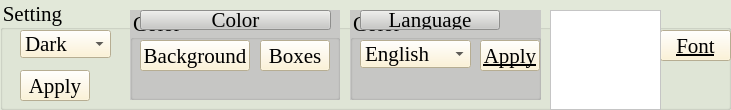
   <widget class="QGroupBox" name="themebox">
    <property name="enabled">
     <bool>true</bool>
    </property>
    <property name="geometry">
     <rect>
      <x>20</x>
      <y>630</y>
      <width>731</width>
      <height>110</height>
     </rect>
    </property>
    <property name="font">
     <font>
      <family>Times New Roman</family>
      <pointsize>16</pointsize>
      <weight>9</weight>
      <italic>false</italic>
      <bold>false</bold>
     </font>
    </property>
    <property name="styleSheet">
     <string notr="true">background-color: rgb(226, 232, 217);
font: 75 16pt &quot;Times New Roman&quot;;</string>
    </property>
    <property name="title">
     <string>Setting</string>
    </property>
    <widget class="QLabel" name="abcd1_3">
     <property name="enabled">
      <bool>true</bool>
     </property>
     <property name="geometry">
      <rect>
       <x>120</x>
       <y>170</y>
       <width>41</width>
       <height>20</height>
      </rect>
     </property>
     <property name="font">
      <font>
       <family>Monotype Corsiva</family>
       <pointsize>14</pointsize>
       <weight>50</weight>
       <italic>true</italic>
       <bold>false</bold>
      </font>
     </property>
     <property name="styleSheet">
      <string notr="true">font: italic 14pt &quot;Monotype Corsiva&quot;;</string>
     </property>
     <property name="text">
      <string>Score</string>
     </property>
    </widget>
    <widget class="QLabel" name="abcd_2">
     <property name="enabled">
      <bool>true</bool>
     </property>
     <property name="geometry">
      <rect>
       <x>0</x>
       <y>170</y>
       <width>101</width>
       <height>20</height>
      </rect>
     </property>
     <property name="font">
      <font>
       <family>Monotype Corsiva</family>
       <pointsize>14</pointsize>
       <weight>50</weight>
       <italic>true</italic>
       <bold>false</bold>
      </font>
     </property>
     <property name="styleSheet">
      <string notr="true">font: italic 14pt &quot;Monotype Corsiva&quot;;</string>
     </property>
     <property name="text">
      <string>ABCD Result</string>
     </property>
    </widget>
    <widget class="QLabel" name="abcd1_4">
     <property name="enabled">
      <bool>true</bool>
     </property>
     <property name="geometry">
      <rect>
       <x>10</x>
       <y>130</y>
       <width>131</width>
       <height>20</height>
      </rect>
     </property>
     <property name="font">
      <font>
       <family>Monotype Corsiva</family>
       <pointsize>14</pointsize>
       <weight>50</weight>
       <italic>true</italic>
       <bold>false</bold>
      </font>
     </property>
     <property name="styleSheet">
      <string notr="true">font: italic 14pt &quot;Monotype Corsiva&quot;;</string>
     </property>
     <property name="text">
      <string/>
     </property>
    </widget>
    <widget class="QComboBox" name="ThemeComboBox">
     <property name="enabled">
      <bool>true</bool>
     </property>
     <property name="geometry">
      <rect>
       <x>20</x>
       <y>30</y>
       <width>91</width>
       <height>28</height>
      </rect>
     </property>
     <property name="palette">
      <palette>
       <active>
        <colorrole role="Button">
         <brush brushstyle="SolidPattern">
          <color alpha="255">
           <red>255</red>
           <green>242</green>
           <blue>204</blue>
          </color>
         </brush>
        </colorrole>
        <colorrole role="Base">
         <brush brushstyle="SolidPattern">
          <color alpha="255">
           <red>255</red>
           <green>242</green>
           <blue>204</blue>
          </color>
         </brush>
        </colorrole>
        <colorrole role="Window">
         <brush brushstyle="SolidPattern">
          <color alpha="255">
           <red>255</red>
           <green>242</green>
           <blue>204</blue>
          </color>
         </brush>
        </colorrole>
       </active>
       <inactive>
        <colorrole role="Button">
         <brush brushstyle="SolidPattern">
          <color alpha="255">
           <red>255</red>
           <green>242</green>
           <blue>204</blue>
          </color>
         </brush>
        </colorrole>
        <colorrole role="Base">
         <brush brushstyle="SolidPattern">
          <color alpha="255">
           <red>255</red>
           <green>242</green>
           <blue>204</blue>
          </color>
         </brush>
        </colorrole>
        <colorrole role="Window">
         <brush brushstyle="SolidPattern">
          <color alpha="255">
           <red>255</red>
           <green>242</green>
           <blue>204</blue>
          </color>
         </brush>
        </colorrole>
       </inactive>
       <disabled>
        <colorrole role="Button">
         <brush brushstyle="SolidPattern">
          <color alpha="255">
           <red>255</red>
           <green>242</green>
           <blue>204</blue>
          </color>
         </brush>
        </colorrole>
        <colorrole role="Base">
         <brush brushstyle="SolidPattern">
          <color alpha="255">
           <red>255</red>
           <green>242</green>
           <blue>204</blue>
          </color>
         </brush>
        </colorrole>
        <colorrole role="Window">
         <brush brushstyle="SolidPattern">
          <color alpha="255">
           <red>255</red>
           <green>242</green>
           <blue>204</blue>
          </color>
         </brush>
        </colorrole>
       </disabled>
      </palette>
     </property>
     <property name="font">
      <font>
       <family>Times New Roman</family>
       <pointsize>16</pointsize>
       <weight>9</weight>
       <italic>false</italic>
       <bold>false</bold>
      </font>
     </property>
     <property name="focusPolicy">
      <enum>Qt::NoFocus</enum>
     </property>
     <property name="styleSheet">
      <string notr="true">background-color: rgb(255, 242, 204);
font: 75 16pt &quot;Times New Roman&quot;;</string>
     </property>
     <item>
      <property name="text">
       <string>Dark</string>
      </property>
     </item>
     <item>
      <property name="text">
       <string>Bright</string>
      </property>
     </item>
     <item>
      <property name="text">
       <string>Default</string>
      </property>
     </item>
    </widget>
    <widget class="QPushButton" name="pushButtonFont">
     <property name="geometry">
      <rect>
       <x>660</x>
       <y>30</y>
       <width>71</width>
       <height>31</height>
      </rect>
     </property>
     <property name="font">
      <font>
       <family>Times New Roman</family>
       <pointsize>16</pointsize>
       <weight>9</weight>
       <italic>false</italic>
       <bold>false</bold>
       <underline>true</underline>
      </font>
     </property>
     <property name="styleSheet">
      <string notr="true">background-color: rgb(255, 242, 204);
font: 75 16pt &quot;Times New Roman&quot;;</string>
     </property>
     <property name="text">
      <string>Font</string>
     </property>
    </widget>
    <widget class="QPushButton" name="pushButtonTheme">
     <property name="geometry">
      <rect>
       <x>20</x>
       <y>70</y>
       <width>70</width>
       <height>31</height>
      </rect>
     </property>
     <property name="font">
      <font>
       <family>Times New Roman</family>
       <pointsize>16</pointsize>
       <weight>9</weight>
       <italic>false</italic>
       <bold>false</bold>
      </font>
     </property>
     <property name="styleSheet">
      <string notr="true">background-color: rgb(255, 242, 204);
font: 75 16pt &quot;Times New Roman&quot;;</string>
     </property>
     <property name="text">
      <string>Apply</string>
     </property>
    </widget>
    <widget class="QGraphicsView" name="fig_flag">
     <property name="enabled">
      <bool>true</bool>
     </property>
     <property name="geometry">
      <rect>
       <x>550</x>
       <y>10</y>
       <width>111</width>
       <height>100</height>
      </rect>
     </property>
     <property name="styleSheet">
      <string notr="true">background-color: rgb(255, 255, 255);</string>
     </property>
    </widget>
    <widget class="QGroupBox" name="themebox_2">
     <property name="enabled">
      <bool>true</bool>
     </property>
     <property name="geometry">
      <rect>
       <x>130</x>
       <y>10</y>
       <width>210</width>
       <height>90</height>
      </rect>
     </property>
     <property name="font">
      <font>
       <family>Times New Roman</family>
       <pointsize>16</pointsize>
       <weight>9</weight>
       <italic>false</italic>
       <bold>false</bold>
      </font>
     </property>
     <property name="styleSheet">
      <string notr="true">background-color: rgb(200, 200, 198);
font: 75 16pt &quot;Times New Roman&quot;;</string>
     </property>
     <property name="title">
      <string>Color</string>
     </property>
     <widget class="QLabel" name="abcd1_7">
      <property name="enabled">
       <bool>true</bool>
      </property>
      <property name="geometry">
       <rect>
        <x>120</x>
        <y>170</y>
        <width>41</width>
        <height>20</height>
       </rect>
      </property>
      <property name="font">
       <font>
        <family>Monotype Corsiva</family>
        <pointsize>14</pointsize>
        <weight>50</weight>
        <italic>true</italic>
        <bold>false</bold>
       </font>
      </property>
      <property name="styleSheet">
       <string notr="true">font: italic 14pt &quot;Monotype Corsiva&quot;;</string>
      </property>
      <property name="text">
       <string>Score</string>
      </property>
     </widget>
     <widget class="QLabel" name="abcd_4">
      <property name="enabled">
       <bool>true</bool>
      </property>
      <property name="geometry">
       <rect>
        <x>0</x>
        <y>170</y>
        <width>101</width>
        <height>20</height>
       </rect>
      </property>
      <property name="font">
       <font>
        <family>Monotype Corsiva</family>
        <pointsize>14</pointsize>
        <weight>50</weight>
        <italic>true</italic>
        <bold>false</bold>
       </font>
      </property>
      <property name="styleSheet">
       <string notr="true">font: italic 14pt &quot;Monotype Corsiva&quot;;</string>
      </property>
      <property name="text">
       <string>ABCD Result</string>
      </property>
     </widget>
     <widget class="QLabel" name="abcd1_8">
      <property name="enabled">
       <bool>true</bool>
      </property>
      <property name="geometry">
       <rect>
        <x>10</x>
        <y>130</y>
        <width>131</width>
        <height>20</height>
       </rect>
      </property>
      <property name="font">
       <font>
        <family>Monotype Corsiva</family>
        <pointsize>14</pointsize>
        <weight>50</weight>
        <italic>true</italic>
        <bold>false</bold>
       </font>
      </property>
      <property name="styleSheet">
       <string notr="true">font: italic 14pt &quot;Monotype Corsiva&quot;;</string>
      </property>
      <property name="text">
       <string/>
      </property>
     </widget>
     <widget class="QPushButton" name="color111">
      <property name="geometry">
       <rect>
        <x>10</x>
        <y>0</y>
        <width>191</width>
        <height>20</height>
       </rect>
      </property>
      <property name="font">
       <font>
        <family>Times New Roman</family>
        <pointsize>16</pointsize>
        <weight>9</weight>
        <italic>false</italic>
        <bold>false</bold>
        <underline>true</underline>
       </font>
      </property>
      <property name="styleSheet">
       <string notr="true">background-color: rgb(200, 200, 198);
font: 75 16pt &quot;Times New Roman&quot;;</string>
      </property>
      <property name="text">
       <string>Color</string>
      </property>
     </widget>
     <widget class="QPushButton" name="pushButtonColor1">
      <property name="geometry">
       <rect>
        <x>10</x>
        <y>30</y>
        <width>110</width>
        <height>31</height>
       </rect>
      </property>
      <property name="font">
       <font>
        <family>Times New Roman</family>
        <pointsize>16</pointsize>
        <weight>9</weight>
        <italic>false</italic>
        <bold>false</bold>
       </font>
      </property>
      <property name="styleSheet">
       <string notr="true">background-color: rgb(255, 242, 204);
font: 75 16pt &quot;Times New Roman&quot;;</string>
      </property>
      <property name="text">
       <string>Background</string>
      </property>
     </widget>
     <widget class="QPushButton" name="pushButtonColor2">
      <property name="geometry">
       <rect>
        <x>130</x>
        <y>30</y>
        <width>70</width>
        <height>31</height>
       </rect>
      </property>
      <property name="font">
       <font>
        <family>Times New Roman</family>
        <pointsize>16</pointsize>
        <weight>9</weight>
        <italic>false</italic>
        <bold>false</bold>
       </font>
      </property>
      <property name="styleSheet">
       <string notr="true">background-color: rgb(255, 242, 204);
font: 75 16pt &quot;Times New Roman&quot;;</string>
      </property>
      <property name="text">
       <string>Boxes</string>
      </property>
     </widget>
    </widget>
    <widget class="QGroupBox" name="themebox_3">
     <property name="enabled">
      <bool>true</bool>
     </property>
     <property name="geometry">
      <rect>
       <x>350</x>
       <y>10</y>
       <width>191</width>
       <height>90</height>
      </rect>
     </property>
     <property name="font">
      <font>
       <family>Times New Roman</family>
       <pointsize>16</pointsize>
       <weight>9</weight>
       <italic>false</italic>
       <bold>false</bold>
      </font>
     </property>
     <property name="styleSheet">
      <string notr="true">background-color: rgb(200, 200, 198);
font: 75 16pt &quot;Times New Roman&quot;;</string>
     </property>
     <property name="title">
      <string>Color</string>
     </property>
     <widget class="QLabel" name="abcd1_9">
      <property name="enabled">
       <bool>true</bool>
      </property>
      <property name="geometry">
       <rect>
        <x>120</x>
        <y>170</y>
        <width>41</width>
        <height>20</height>
       </rect>
      </property>
      <property name="font">
       <font>
        <family>Monotype Corsiva</family>
        <pointsize>14</pointsize>
        <weight>50</weight>
        <italic>true</italic>
        <bold>false</bold>
       </font>
      </property>
      <property name="styleSheet">
       <string notr="true">font: italic 14pt &quot;Monotype Corsiva&quot;;</string>
      </property>
      <property name="text">
       <string>Score</string>
      </property>
     </widget>
     <widget class="QLabel" name="abcd_5">
      <property name="enabled">
       <bool>true</bool>
      </property>
      <property name="geometry">
       <rect>
        <x>0</x>
        <y>170</y>
        <width>101</width>
        <height>20</height>
       </rect>
      </property>
      <property name="font">
       <font>
        <family>Monotype Corsiva</family>
        <pointsize>14</pointsize>
        <weight>50</weight>
        <italic>true</italic>
        <bold>false</bold>
       </font>
      </property>
      <property name="styleSheet">
       <string notr="true">font: italic 14pt &quot;Monotype Corsiva&quot;;</string>
      </property>
      <property name="text">
       <string>ABCD Result</string>
      </property>
     </widget>
     <widget class="QLabel" name="abcd1_10">
      <property name="enabled">
       <bool>true</bool>
      </property>
      <property name="geometry">
       <rect>
        <x>10</x>
        <y>130</y>
        <width>131</width>
        <height>20</height>
       </rect>
      </property>
      <property name="font">
       <font>
        <family>Monotype Corsiva</family>
        <pointsize>14</pointsize>
        <weight>50</weight>
        <italic>true</italic>
        <bold>false</bold>
       </font>
      </property>
      <property name="styleSheet">
       <string notr="true">font: italic 14pt &quot;Monotype Corsiva&quot;;</string>
      </property>
      <property name="text">
       <string/>
      </property>
     </widget>
     <widget class="QPushButton" name="color111_2">
      <property name="geometry">
       <rect>
        <x>10</x>
        <y>0</y>
        <width>140</width>
        <height>20</height>
       </rect>
      </property>
      <property name="font">
       <font>
        <family>Times New Roman</family>
        <pointsize>16</pointsize>
        <weight>9</weight>
        <italic>false</italic>
        <bold>false</bold>
        <underline>true</underline>
       </font>
      </property>
      <property name="styleSheet">
       <string notr="true">background-color: rgb(200, 200, 198);
font: 75 16pt &quot;Times New Roman&quot;;</string>
      </property>
      <property name="text">
       <string>Language</string>
      </property>
     </widget>
     <widget class="QComboBox" name="languageComboBox">
      <property name="enabled">
       <bool>true</bool>
      </property>
      <property name="geometry">
       <rect>
        <x>10</x>
        <y>30</y>
        <width>111</width>
        <height>28</height>
       </rect>
      </property>
      <property name="palette">
       <palette>
        <active>
         <colorrole role="Button">
          <brush brushstyle="SolidPattern">
           <color alpha="255">
            <red>255</red>
            <green>242</green>
            <blue>204</blue>
           </color>
          </brush>
         </colorrole>
         <colorrole role="Base">
          <brush brushstyle="SolidPattern">
           <color alpha="255">
            <red>255</red>
            <green>242</green>
            <blue>204</blue>
           </color>
          </brush>
         </colorrole>
         <colorrole role="Window">
          <brush brushstyle="SolidPattern">
           <color alpha="255">
            <red>255</red>
            <green>242</green>
            <blue>204</blue>
           </color>
          </brush>
         </colorrole>
        </active>
        <inactive>
         <colorrole role="Button">
          <brush brushstyle="SolidPattern">
           <color alpha="255">
            <red>255</red>
            <green>242</green>
            <blue>204</blue>
           </color>
          </brush>
         </colorrole>
         <colorrole role="Base">
          <brush brushstyle="SolidPattern">
           <color alpha="255">
            <red>255</red>
            <green>242</green>
            <blue>204</blue>
           </color>
          </brush>
         </colorrole>
         <colorrole role="Window">
          <brush brushstyle="SolidPattern">
           <color alpha="255">
            <red>255</red>
            <green>242</green>
            <blue>204</blue>
           </color>
          </brush>
         </colorrole>
        </inactive>
        <disabled>
         <colorrole role="Button">
          <brush brushstyle="SolidPattern">
           <color alpha="255">
            <red>255</red>
            <green>242</green>
            <blue>204</blue>
           </color>
          </brush>
         </colorrole>
         <colorrole role="Base">
          <brush brushstyle="SolidPattern">
           <color alpha="255">
            <red>255</red>
            <green>242</green>
            <blue>204</blue>
           </color>
          </brush>
         </colorrole>
         <colorrole role="Window">
          <brush brushstyle="SolidPattern">
           <color alpha="255">
            <red>255</red>
            <green>242</green>
            <blue>204</blue>
           </color>
          </brush>
         </colorrole>
        </disabled>
       </palette>
      </property>
      <property name="font">
       <font>
        <family>Times New Roman</family>
        <pointsize>16</pointsize>
        <weight>9</weight>
        <italic>false</italic>
        <bold>false</bold>
       </font>
      </property>
      <property name="focusPolicy">
       <enum>Qt::NoFocus</enum>
      </property>
      <property name="styleSheet">
       <string notr="true">background-color: rgb(255, 242, 204);
font: 75 16pt &quot;Times New Roman&quot;;</string>
      </property>
      <item>
       <property name="text">
        <string>English</string>
       </property>
      </item>
      <item>
       <property name="text">
        <string>فارسی</string>
       </property>
      </item>
      <item>
       <property name="text">
        <string>French</string>
       </property>
      </item>
      <item>
       <property name="text">
        <string>Germany</string>
       </property>
      </item>
      <item>
       <property name="text">
        <string>Hindustani </string>
       </property>
      </item>
      <item>
       <property name="text">
        <string>Chinese </string>
       </property>
      </item>
      <item>
       <property name="text">
        <string>Spanish </string>
       </property>
      </item>
      <item>
       <property name="text">
        <string>العربیه</string>
       </property>
      </item>
      <item>
       <property name="text">
        <string>Malay </string>
       </property>
      </item>
      <item>
       <property name="text">
        <string>Russian </string>
       </property>
      </item>
      <item>
       <property name="text">
        <string>Italy</string>
       </property>
      </item>
      <item>
       <property name="text">
        <string>Dutch</string>
       </property>
      </item>
     </widget>
     <widget class="QPushButton" name="pushButtonLanguage">
      <property name="geometry">
       <rect>
        <x>130</x>
        <y>30</y>
        <width>60</width>
        <height>31</height>
       </rect>
      </property>
      <property name="font">
       <font>
        <family>Times New Roman</family>
        <pointsize>16</pointsize>
        <weight>9</weight>
        <italic>false</italic>
        <bold>false</bold>
        <underline>true</underline>
       </font>
      </property>
      <property name="styleSheet">
       <string notr="true">background-color: rgb(255, 242, 204);
font: 75 16pt &quot;Times New Roman&quot;;</string>
      </property>
      <property name="text">
       <string>Apply</string>
      </property>
     </widget>
    </widget>
   </widget>
